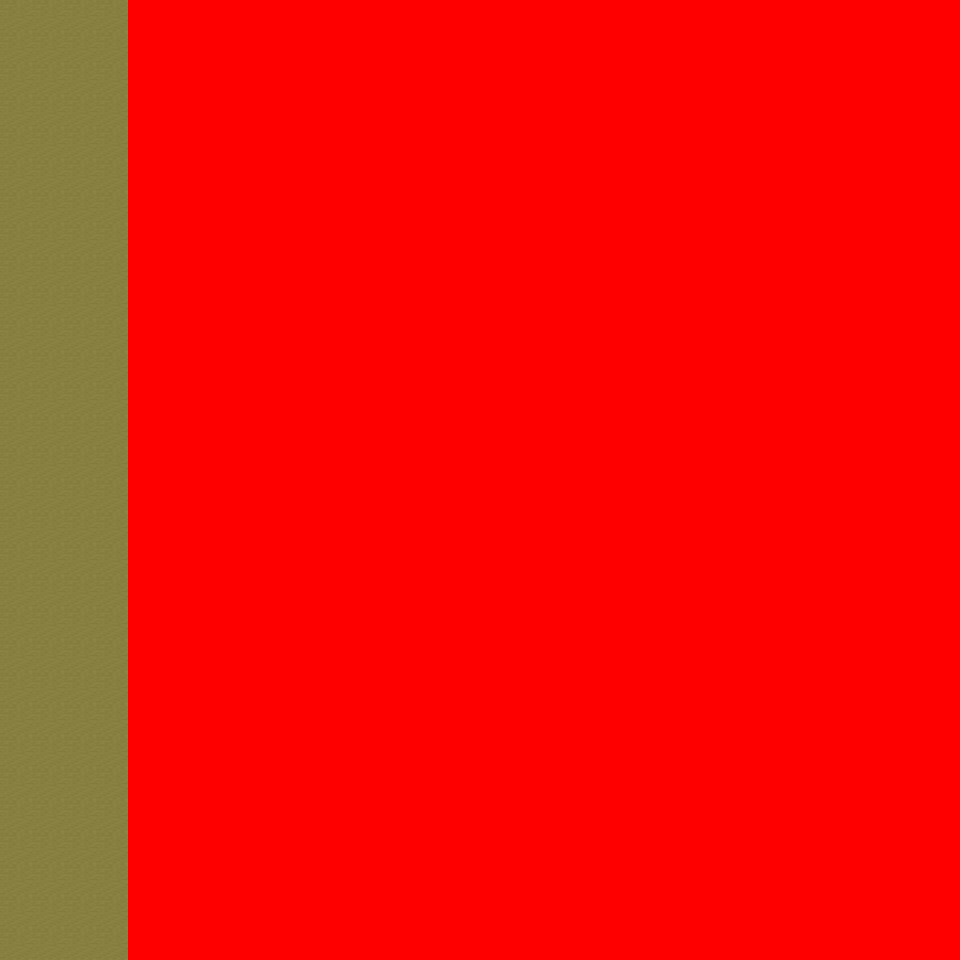

Below is a game level as drawn by its tile map, then a one-line description and the .tmx that defines it (tile-layer data replaced by summaries):
An orthogonal 30x30 tile map with 32x32 px tiles, 6 tile layers (Ground, Object, Object2, Above, ...), 7 tilesets and 2 objects (2x mapchange).

<map version="1.0" orientation="orthogonal" renderorder="right-down" width="30" height="30" tilewidth="32" tileheight="32" nextobjectid="3">
  <tileset firstgid="1" name="tileset_logic_collision" tilewidth="32" tileheight="32" tilecount="1" columns="1">
    <image source="../drawable/tileset_logic_collision.png" width="32" height="32" />
  </tileset>
  <tileset firstgid="2" name="tileset_ground_ground" tilewidth="32" tileheight="32" tilecount="33" columns="3">
    <image source="../drawable/tileset_ground_ground.png" width="96" height="352" />
  </tileset>
  <tileset firstgid="35" name="tileset_ground_ridge_earth_dark" tilewidth="32" tileheight="32" tilecount="96" columns="12">
    <image source="../drawable/tileset_ground_ridge_earth_dark.png" width="384" height="256" />
  </tileset>
  <tileset firstgid="131" name="tileset_ground_rock_huge_boulder" tilewidth="32" tileheight="32" tilecount="20" columns="5">
    <image source="../drawable/tileset_ground_rock_huge_boulder.png" width="160" height="128" />
  </tileset>
  <tileset firstgid="151" name="tileset_ground_ladder_vertical_pale" tilewidth="32" tileheight="32" tilecount="5" columns="5">
    <image source="../drawable/tileset_ground_ladder_vertical_pale.png" width="160" height="32" />
  </tileset>
  <tileset firstgid="156" name="tileset_building_fence_wooden_brown_fence" tilewidth="32" tileheight="32" tilecount="42" columns="7">
    <image source="../drawable/tileset_building_fence_wooden_brown_fence.png" width="224" height="192" />
  </tileset>
  <tileset firstgid="198" name="tileset_furniture_table_wooden_rectangular" tilewidth="32" tileheight="32" tilecount="9" columns="3">
    <image source="../drawable/tileset_furniture_table_wooden_rectangular.png" width="96" height="96" />
  </tileset>
  <layer name="Ground" width="30" height="30">
    <data>[900 cells, 900 non-empty, 1 distinct tile ids]</data>
  </layer>
  <layer name="Object" width="30" height="30">
    <data>[900 cells, 0 non-empty, 0 distinct tile ids]</data>
  </layer>
  <layer name="Object2" width="30" height="30">
    <data>[900 cells, 0 non-empty, 0 distinct tile ids]</data>
  </layer>
  <layer name="Above" width="30" height="30">
    <data>[900 cells, 0 non-empty, 0 distinct tile ids]</data>
  </layer>
  <layer name="Above2" width="30" height="30">
    <data>[900 cells, 0 non-empty, 0 distinct tile ids]</data>
  </layer>
  <layer name="Walkable" width="30" height="30">
    <data>[900 cells, 780 non-empty, 1 distinct tile ids]</data>
  </layer>
  <objectgroup name="MapEvents">
    <object id="1" name="south" type="mapchange" x="0" y="928" width="128" height="32">
      <properties>
        <property name="map" value="0_ados_mountain_n2_w2_x2_y1" />
        <property name="place" value="north" />
      </properties>
    </object>
    <object id="2" name="west" type="mapchange" x="0" y="0" width="32" height="960">
      <properties>
        <property name="map" value="0_ados_mountain_n2_w2_x1_y0" />
        <property name="place" value="east" />
      </properties>
    </object>
  </objectgroup>
</map>
